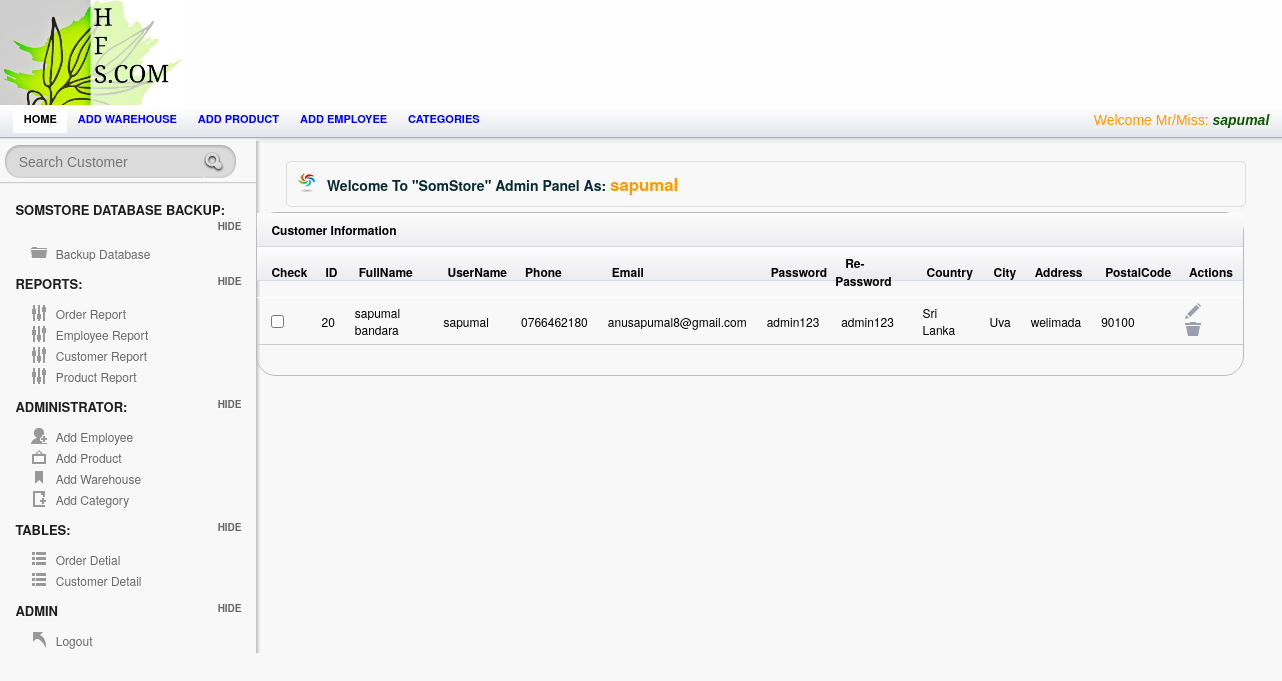
The page /Admin/customerTable.php (signed in) on the database as committed earlier.
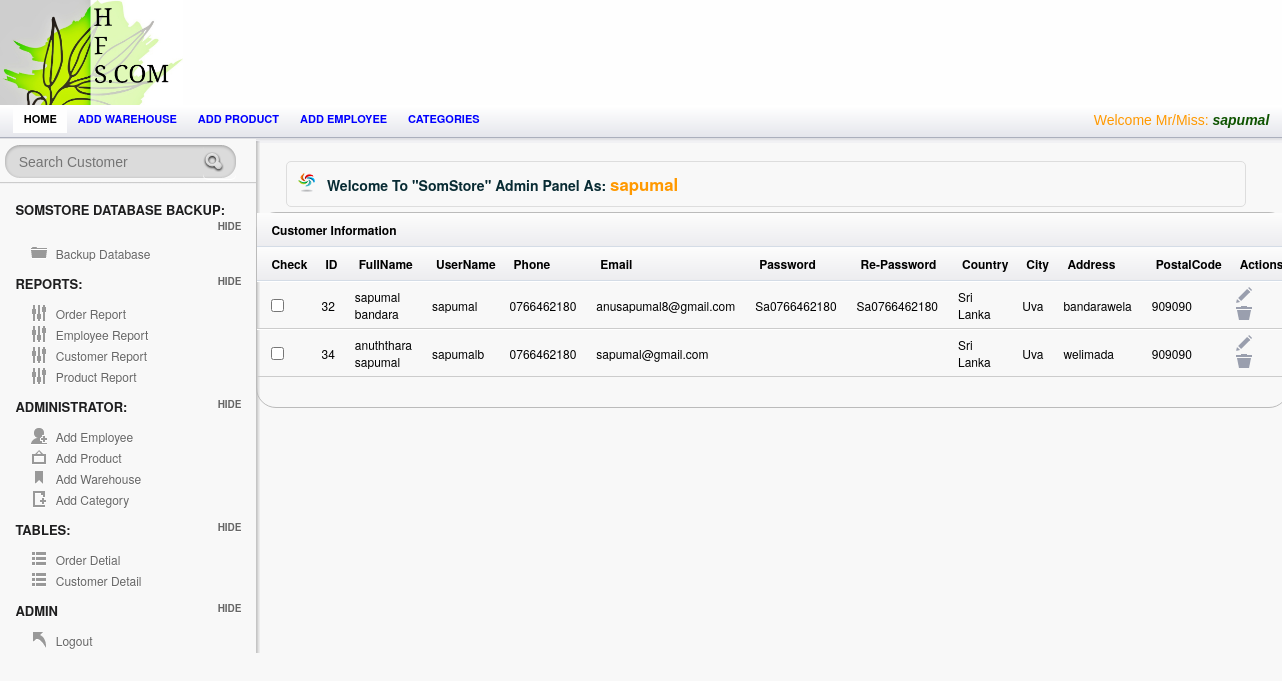
The same page on the database as committed later.
### tables this page shows
CREATE TABLE `employee` (
  `Employee_ID` int(95) NOT NULL AUTO_INCREMENT,
  `Employee_Name` varchar(25) NOT NULL,
  `Username` varchar(25) NOT NULL,
  `Password` varchar(25) NOT NULL,
  `Picture` varchar(255) NOT NULL,
  PRIMARY KEY (`Employee_ID`)
);

CREATE TABLE `customer` (
  `Cust_Id` int(15) NOT NULL AUTO_INCREMENT,
  `FullName` varchar(25) NOT NULL DEFAULT '',
  `UserName` varchar(255) NOT NULL DEFAULT '',
  `Phone` varchar(25) NOT NULL DEFAULT '',
  `Email` varchar(55) NOT NULL DEFAULT '',
  `Password` varchar(20) NOT NULL DEFAULT '',
  `Re_Password` varchar(20) NOT NULL DEFAULT '',
  `Country` varchar(25) NOT NULL DEFAULT '',
  `City` varchar(25) NOT NULL DEFAULT '',
  `Adress` varchar(55) NOT NULL DEFAULT '',
  `PostalCode` varchar(25) NOT NULL DEFAULT '',
  PRIMARY KEY (`Cust_Id`),
  UNIQUE KEY `UserName` (`UserName`)
);

### session.php (called while the page is built, shortened)
<?php
include('config.php');
$check=$_SESSION['login_username'];
$session=mysqli_query($mysqli, "select Username from employee where Username='$check' ");
$row=mysqli_fetch_array($session);
$login_session=$row['Username'];
?>

### Admin/customerTable.php (the view, shortened to what this page needs)
<?php
 include("../config.php");
include("../session.php");
 ?>
<!doctype html>
<html lang="en">
<head>
	<link rel="stylesheet" href="css/layout.css" type="text/css" media="screen" />
</head>
<body>
<div id="container">
	   <div id="header">
		<div id="logo-banner">
				<div id="logo">
					<a href="index.php"><img src="images/logo.png" alt="" /></a>
				</div>
				<div id="banner">
				</div>
		</div>
		</div>
<div id="content-wrap">
	<section id="secondary_bar">
             <nav>
                <ul>
                    <li class="selected"><a href="index.php">Home</a></li>
                    <li><a href="add_warehouse.php">Add warehouse</a></li>
                    <li><a href="add_product.php">Add product</a></li>
                    <li><a href="Employee.php">Add employee</a></li>
                    <li><a href="add_category.php">Categories</a></li>
                    <li class="logout"> <span class="check"> <?php echo "Welcome Mr/Miss:   ". "<font color='##fa5400'><i><b>".$login_session."</b></i></font>" ;?> </span></li>
                </ul>
            </nav>
	</section>
<aside id="sidebar" class="column">
				<div id="search">
					<form action="searchprod.php" method="post" accept-charset="utf-8">
						<input type="text"  title="Search..." class="blink field"  placeholder="Search Customer"   name='search' size=60 maxlength=100 />
						<input class="search-button" type="submit" value="Submit" />
						<div class="cl">&nbsp;</div>
					</form>
				</div>
		<hr/>
		<h3> SomStore Database Backup:</h3>
		<ul class="toggle">
		    <li class="icn_folder"><a href="Backup.php">Backup Database</a></li>
		</ul>
		<h3>Reports:</h3>
		<ul class="toggle">
		    <li class="icn_settings"><a href="a_report.php" target="_blank">Order Report</a></li>
			<li class="icn_settings"><a href="EmployeeReport.php">Employee Report</a></li>
			<li class="icn_settings"><a href="CustomerReport.php">Customer Report</a></li>
			<li class="icn_settings"><a href="ProductReport.php"> Product Report</a></li>
		</ul>
		<h3>Administrator:</h3>
		<ul class="toggle">
		    <li class="icn_add_user"><a href="Employee.php">Add Employee</a></li>
			<li class="icn_photo"><a href="add_product.php">Add Product</a></li>
			<li class="icn_tags"><a href="add_warehouse.php">Add Warehouse</a></li>
			<li class="icn_new_article"><a href="add_category.php">Add Category</a></li>
		</ul>
        <h3>Tables:</h3>
		<ul class="toggle">
		    <li class="icn_categories"><a href="order.php">Order Detial</a></li>
     		<li class="icn_categories"><a href="customerTable.php">Customer Detail</a></li>
		</ul>
		<h3>Admin</h3>
		<ul class="toggle">
			<li class="icn_jump_back"><a href="../logout.php">Logout</a></li>
		</ul>
	</aside>
	<section id="main" class="column">
	<h4 class="alert_info">Welcome To <strong>"SomStore"</strong> Admin Panel As: <?php echo "  ". "<font color='#f90'><big><b>".$login_session."</b></big></font>" ;?>  </h4>
<?php
$result = mysqli_query($mysqli,"SELECT * FROM customer");
?>
      			<div id="tab2" class="tab_content">
  <table class="tablesorter" cellspacing="0">
      <thead>
			 <th colspan="13">  Customer Information  </th> </thead>
		<thead>
			<tr>
   		    <th>Check</th>
    	      <th> ID</th>
              <th> FullName</th>
    		<th>UserName</th>
		    <th>Phone</th>
            <th>Email</th>
              <th>Password</th>
    		<th>Re-Password</th>
		    <th>Country</th>
            <th>City</th>
              <th>Address</th>
    		<th>PostalCode</th>
    		<th>Actions</th>
			</tr>
		</thead>
		<tbody>
<?php while($row = mysqli_fetch_array($result))
  {?>
    <tr>
    <td><input type="checkbox"></td>
    <td><?Php echo $row['Cust_Id']; ?></td>
    <td><?php echo $row['FullName']; ?></td>
   <td><?php echo $row['UserName']; ?></td>
	<td><?php echo $row['Phone']; ?></td>
	 <td><?php echo $row['Email']; ?></td>
   <td><?php echo $row['Password']; ?></td>
	<td><?php echo $row['Re_Password']; ?></td>
	 <td><?php echo $row['Country']; ?></td>
   <td><?php echo $row['City']; ?></td>
	<td><?php echo $row['Adress']; ?></td>
	<td><?php echo $row['PostalCode']; ?></td>
    <td> <a href="empViewUpdate.php?update=<?php echo $row['Cust_Id']; ?>"  onClick="edit(this);" title="empEdit" >  <input type="image" src="images/icn_edit.png" title="Edit"> </a>
     <a href="custDelete.php?delete=<?php echo $row['Cust_Id']; ?>" onClick="del(this);" title="Delete" ><input type="image" src="images/icn_trash.png" title="Trash">  </a></td>
    </tr>
  <?php }mysqli_close($mysqli);?>
</tbody>
</table>
			</div>
		<div class="spacer"></div>
	</section>
       </div>
</div>
</body>
</html>

Rows that differ between the two databases and show on the page:
removed customer: Cust_Id "20", FullName "sapumal bandara", UserName "sapumal", Phone "0766462180", Email "anusapumal8@gmail.com", Password "admin123", Re_Password "admin123", Country "Sri Lanka", City "Uva", Adress "welimada", PostalCode "90100"
added customer: Cust_Id "32", FullName "sapumal bandara", UserName "sapumal", Phone "0766462180", Email "anusapumal8@gmail.com", Password "Sa0766462180", Re_Password "Sa0766462180", Country "Sri Lanka", City "Uva", Adress "bandarawela", PostalCode "909090"
added customer: Cust_Id "34", FullName "anuththara sapumal", UserName "sapumalb", Phone "0766462180", Email "sapumal@gmail.com", Country "Sri Lanka", City "Uva", Adress "welimada", PostalCode "909090"
